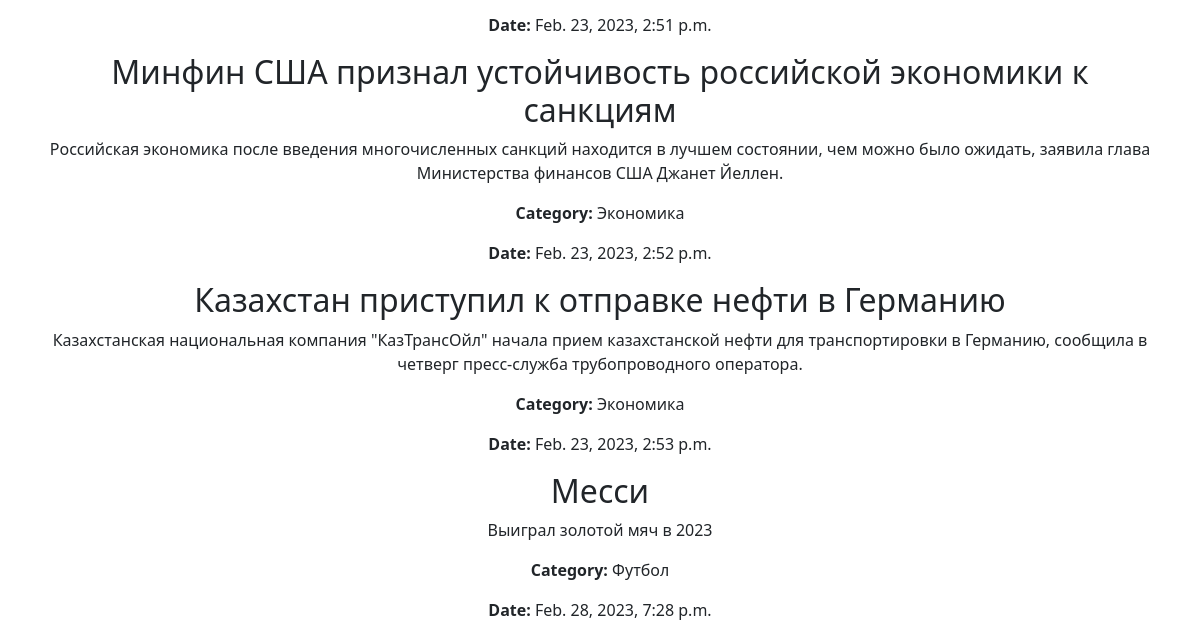
Page /posts/search/ (lower part) on the earlier database version.
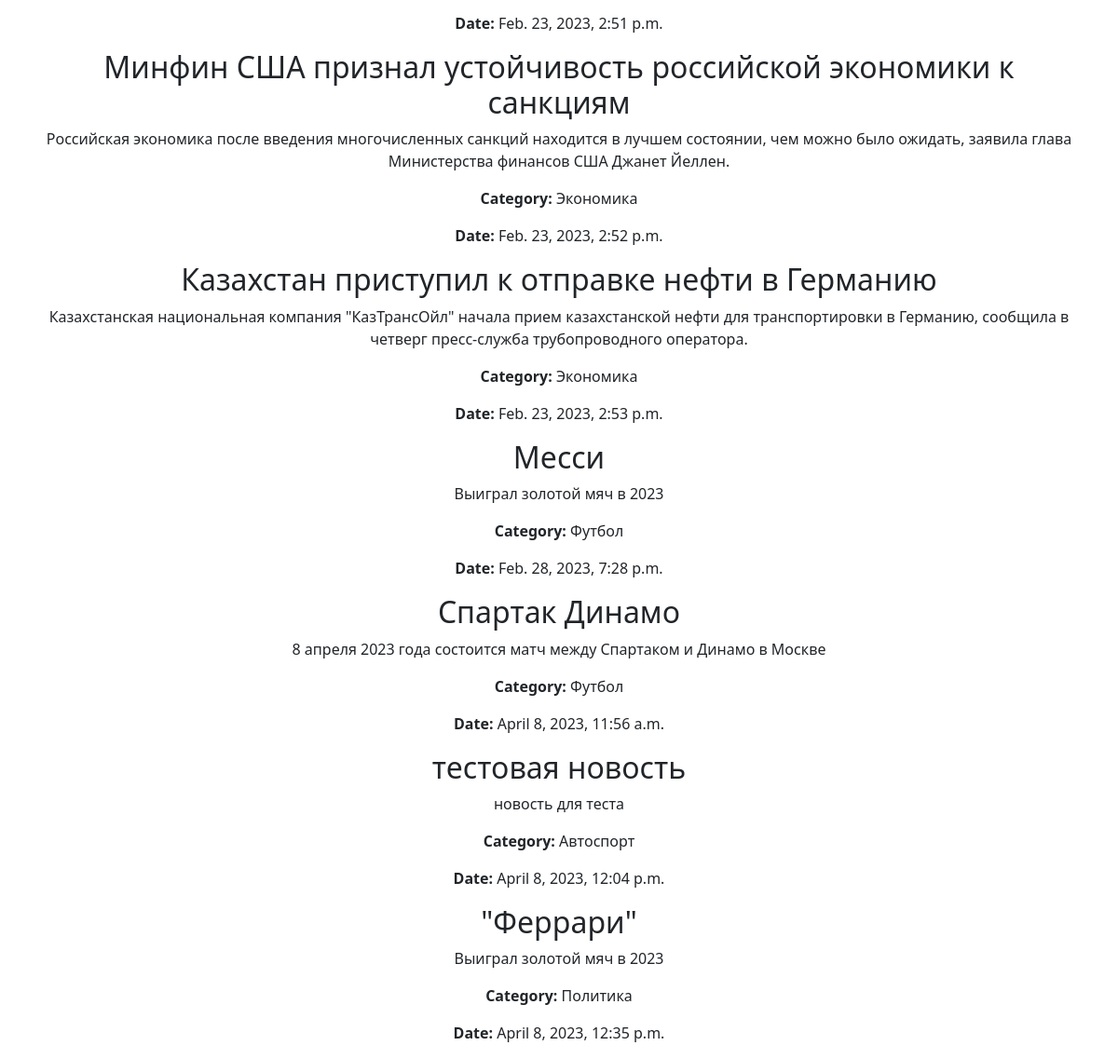
Same page on the later database version.
### simpleapp/models.py (models this page shows, shortened)
class Posts(models.Model):
    name = models.CharField(
        max_length=200,
        unique=True,
    )
    description = models.TextField()
    date = models.DateTimeField(auto_now_add=True)
    category = models.ForeignKey(
        to='Category',
        on_delete=models.CASCADE,
        related_name='posts',
    )

class Category(models.Model):
    name = models.CharField(max_length=100, unique=True)
    def __str__(self):
        return self.name.title()

### simpleapp/views.py (the view, shortened to what this page needs)
# urls.py: path('search/', PostSearch.as_view(), name='post_search'),
class PostSearch(FilterView):
    filterset_class = PostFilter
    template_name = 'flatpages/posts_search.html'
    paginate_by = 10

### templates/flatpages/posts_search.html (shortened to what this page needs)
{% extends 'flatpages/default.html' %}
{% block content %}
    {% for post in filter.qs %}
        <h2>{{ post.name }}</h2>
        <p>{{ post.description }}</p>
        <p><strong>Category:</strong> {{ post.category }}</p>
        <p><strong>Date:</strong> {{ post.date }}</p>
    {% empty %}
        <p>No results found.</p>
    {% endfor %}
{% endblock %}

Differences in the rows shown:
added Posts: name "Спартак Динамо", description "8 апреля 2023 года состоится матч между Спартаком и Динамо в Москве", category "Футбол", date "April 8, 2023, 11:56 a.m."
added Posts: name "тестовая новость", description "новость для теста", category "Автоспорт", date "April 8, 2023, 12:04 p.m."
added Posts: name "\"Феррари\"", description "Выиграл золотой мяч в 2023", category "Политика", date "April 8, 2023, 12:35 p.m."
